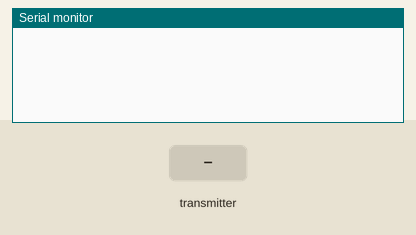
A sketch run on a simulated ESP8266 (NodeMCU). Shown: the last lines printed to the serial monitor. The test bench sets the inputs (shaded band). WiFi joins after 1.5 s; servers stay silent unless stated; no radio packets arrive unless stated.

Above: at 2.7 s.
2.8 s: the transmitter starts sending temperature = 0
At 3.5 s:
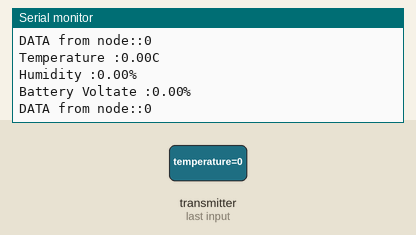
4.3 s: the transmitter starts sending humidity = 25
7.3 s: the transmitter starts sending BatVolt = 25
10.3 s: the transmitter starts sending temperature = 25
13.3 s: the transmitter starts sending humidity = 100
16.3 s: the transmitter starts sending BatVolt = 0
At 17.1 s:
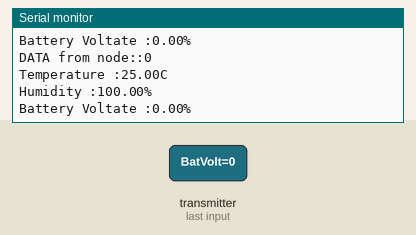
Timing chart, 0 to 19.3 s (numbered marks = the images above; inputs shaded):
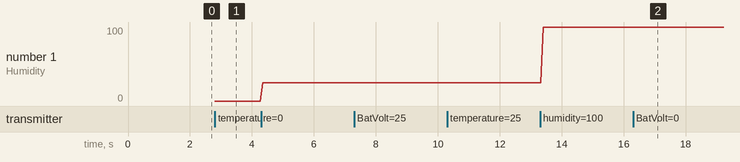

The sketch:

bASE_NODE.ino
```cpp
#include <Wire.h>
#include <ThingerESP8266.h>
#include <ESP8266WiFi.h>
#include <SoftwareSerial.h>
#include <WiFiClient.h>
#include <ESP8266WebServer.h>
#include <ESP8266HTTPClient.h>
//#include <ESP8266HttpClient.h>

#include <WiFiManager.h>
#include <SPI.h>
#include <Wire.h>
#include <nRF24L01.h>
#include <printf.h>
#include <RF24.h>
#include <RF24_config.h>


//----------------------------------------Thinger IO configuration

#define DEVICE_CREDENTIAL "_LF85$uTF4eVo%hO"       //
//#define DEVICE_CREDENTIAL "EF4vhiAP$@dprcr7"
#define USERNAME "GershBlocks"                                  //
#define DEVICE_ID "BaseNodeWSN"
//----------------------------------------------------------------

//-------------------------------------------------------------//
//          SSID and Password of your WiFi Router/Hotspot      //
//-------------------------------------------------------------//

//          #define ssid "LORDS" //--> Your wifi name or SSID.
//          #define password "glory1234" //--> Your wifi password.


#define ssid "Bolaji B" //--> Your wifi name or SSID.//.....................................
#define password "password777" //--> Your wifi password.
ThingerESP8266 thing(USERNAME, DEVICE_ID, DEVICE_CREDENTIAL);  //--> Initialize Thinger IO (ThingerESP8266)

RF24 receive(D2, D4);

const uint64_t address[4] = {001,010,011,100};

typedef struct package // structure to keep temporary data from the network.
  {
    float temperature = 0;
    float humidity = 0;
    int node_ID =0;
    float BatVolt;
  } Package;

Package data;

float temp1,temp2,temp3,temp4;
//float hum5=78;
float hum1,hum2,hum3,hum4;
float battery1,battery2,battery3,battery4;

void setup(){
  SPI.begin();
  receive.begin();
  receive.openReadingPipe(1,address[0]);
  receive.openReadingPipe(2,address[1]);
  receive.openReadingPipe(3,address[2]);
  receive.openReadingPipe(4,address[3]);
  receive.setPALevel(RF24_PA_MAX);
  receive.setDataRate(RF24_250KBPS);
  receive.setChannel(100);
  receive.startListening();

    Serial.begin(9600);
//    nodemcu.begin(9600);
   // while (!Serial) continue;
    thing.add_wifi(ssid, password);
    WiFi.begin(ssid, password); //--> Connect to your WiFi router
    pinMode(LED_BUILTIN, OUTPUT);
    //----------------------------------------Wait for connection
  while (WiFi.status() != WL_CONNECTED) {
    //----------------------------------------Make the On Board Flashing LED on the process of connecting to the wifi router.
    digitalWrite(LED_BUILTIN, LOW);
    delay(250);
    digitalWrite(LED_BUILTIN, HIGH);
    delay(250);
    //----------------------------------------
  }
     digitalWrite(LED_BUILTIN, LOW); //--> Turn off the On Board LED when it is connected to the wifi router.

  //----------------------------------------Sends Sensor data (Temperature and Humidity) to Thinger IO
  // Symbol or operator ">>" means to transmit data
  thing["WSN NODE 1"] >> [](pson& out){
      out["Node 1 Temperature"] = temp1;
      out["Node 1 Humidity"] = hum1;
  };

  thing["WSN NODE 2"] >> [](pson& out){
      out["Node 2 Temperature"] = temp2;
      out["Node 2 Humidity"] = hum2;
  };

  thing["WSN NODE 3"] >> [](pson& out){
      out["Node 3 Temperature"] = temp3;
      out["Node 3 Humidity"] = hum3;
  };
  }


  void getRadioPacket()// function to extract incoming data from network.
{
  if (receive.available())                //check when received data available
  {
    receive.read(&data, sizeof(data));
    if(data.node_ID==1)
    {
      temp1 = data.temperature;
      hum1 = data.humidity;
      battery1 = data.BatVolt;
      }
      else if(data.node_ID==2)
      {
        temp2 = data.temperature;
        hum2 = data.humidity;
        battery2 = data.BatVolt;
        }
        else if(data.node_ID==3)
        {
          temp3 = data.temperature;
          hum3 = data.humidity;
          battery3 = data.BatVolt;
          }
          else
          {
            temp4 = data.temperature;
            hum4 = data.humidity;
            battery4 = data.BatVolt;
            }
   Serial.print("DATA from node::");
   Serial.println(data.node_ID);
   Serial.print("Temperature :");
   Serial.print(data.temperature);
   //Serial.print(temp1);
   Serial.println("C");
   Serial.print("Humidity :");
   Serial.print(data.humidity);
   Serial.println("%");
   Serial.print("Battery Voltate :");
   Serial.print(data.BatVolt);
   Serial.println("%");
   delay(10);
  }
  }

  void loop() {
    getRadioPacket();
    thing.handle();


}
```

Measured:
- after the input at 2.8 s, the serial monitor: prints a new line at once (image 1)
- after the input at 16.3 s, the serial monitor: prints a new line after 0.10 s (image 2)
- plotted number 1: 0 → 25 after the input at 4.3 s, 25 → 100 after the input at 13.3 s
